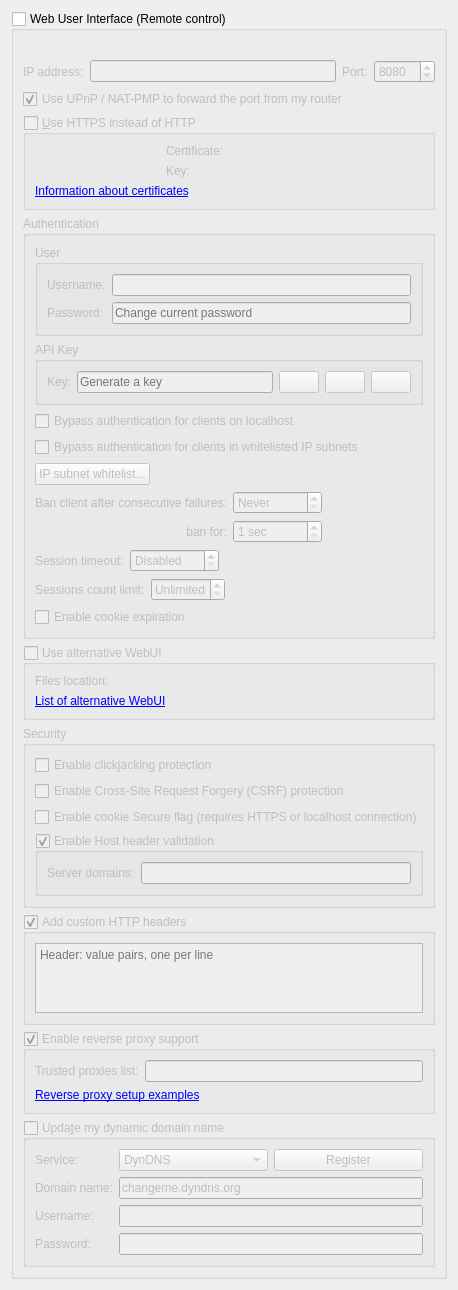
          <widget class="QWidget" name="scrollAreaWidgetContents_7">
           <property name="geometry">
            <rect>
             <x>0</x>
             <y>0</y>
             <width>382</width>
             <height>1045</height>
            </rect>
           </property>
           <layout class="QVBoxLayout" name="verticalLayout_23">
            <item>
             <widget class="QGroupBox" name="checkWebUI">
              <property name="title">
               <string>Web User Interface (Remote control)</string>
              </property>
              <property name="checkable">
               <bool>true</bool>
              </property>
              <property name="checked">
               <bool>false</bool>
              </property>
              <layout class="QVBoxLayout" name="verticalLayout_2">
               <item>
                <widget class="QLabel" name="labelWebUIError">
                 <property name="font">
                  <font>
                   <italic>true</italic>
                  </font>
                 </property>
                 <property name="text">
                  <string/>
                 </property>
                </widget>
               </item>
               <item>
                <layout class="QHBoxLayout" name="horizontalLayout_2">
                 <item>
                  <widget class="QLabel" name="lblWebUIAddress">
                   <property name="text">
                    <string>IP address:</string>
                   </property>
                  </widget>
                 </item>
                 <item>
                  <widget class="QLineEdit" name="textWebUIAddress">
                   <property name="toolTip">
                    <string>IP address that the Web UI will bind to.
Specify an IPv4 or IPv6 address. You can specify &quot;0.0.0.0&quot; for any IPv4 address,
&quot;::&quot; for any IPv6 address, or &quot;*&quot; for both IPv4 and IPv6.</string>
                   </property>
                  </widget>
                 </item>
                 <item>
                  <widget class="QLabel" name="lblWebUIPort">
                   <property name="text">
                    <string>Port:</string>
                   </property>
                  </widget>
                 </item>
                 <item>
                  <widget class="QSpinBox" name="spinWebUIPort">
                   <property name="minimum">
                    <number>1</number>
                   </property>
                   <property name="maximum">
                    <number>65535</number>
                   </property>
                   <property name="value">
                    <number>8080</number>
                   </property>
                  </widget>
                 </item>
                </layout>
               </item>
               <item>
                <widget class="QCheckBox" name="checkWebUIUPnP">
                 <property name="text">
                  <string>Use UPnP / NAT-PMP to forward the port from my router</string>
                 </property>
                 <property name="checked">
                  <bool>true</bool>
                 </property>
                </widget>
               </item>
               <item>
                <widget class="QGroupBox" name="checkWebUIHttps">
                 <property name="title">
                  <string>&amp;Use HTTPS instead of HTTP</string>
                 </property>
                 <property name="checkable">
                  <bool>true</bool>
                 </property>
                 <property name="checked">
                  <bool>false</bool>
                 </property>
                 <layout class="QGridLayout" name="gridLayout_11">
                  <item row="0" column="0">
                   <widget class="QLabel" name="lblSslCertStatus"/>
                  </item>
                  <item row="0" column="1">
                   <widget class="QLabel" name="lblWebUICrt">
                    <property name="text">
                     <string>Certificate:</string>
                    </property>
                   </widget>
                  </item>
                  <item row="0" column="2">
                   <widget class="FileSystemPathLineEdit" name="textWebUIHttpsCert" native="true"/>
                  </item>
                  <item row="1" column="0">
                   <widget class="QLabel" name="lblSslKeyStatus"/>
                  </item>
                  <item row="1" column="1">
                   <widget class="QLabel" name="lblWebUIKey">
                    <property name="text">
                     <string>Key:</string>
                    </property>
                   </widget>
                  </item>
                  <item row="1" column="2">
                   <widget class="FileSystemPathLineEdit" name="textWebUIHttpsKey" native="true"/>
                  </item>
                  <item row="2" column="0" colspan="3">
                   <widget class="QLabel" name="lblWebUICertInfo">
                    <property name="text">
                     <string>&lt;a href=https://httpd.apache.org/docs/current/ssl/ssl_faq.html#aboutcerts&gt;Information about certificates&lt;/a&gt;</string>
                    </property>
                    <property name="openExternalLinks">
                     <bool>true</bool>
                    </property>
                    <property name="textInteractionFlags">
                     <set>Qt::TextInteractionFlag::LinksAccessibleByKeyboard|Qt::TextInteractionFlag::LinksAccessibleByMouse</set>
                    </property>
                   </widget>
                  </item>
                 </layout>
                </widget>
               </item>
               <item>
                <widget class="QGroupBox" name="groupWebUIAuth">
                 <property name="title">
                  <string>Authentication</string>
                 </property>
                 <layout class="QVBoxLayout" name="verticalLayout_35">
                  <item>
                   <widget class="QGroupBox" name="groupWebUIUser">
                    <property name="title">
                     <string>User</string>
                    </property>
                    <layout class="QGridLayout" name="gridLayoutUser">
                     <item row="0" column="0">
                      <widget class="QLabel" name="lblWebUIUsername">
                       <property name="text">
                        <string>Username:</string>
                       </property>
                      </widget>
                     </item>
                     <item row="0" column="1">
                      <widget class="QLineEdit" name="textWebUIUsername"/>
                     </item>
                     <item row="1" column="0">
                      <widget class="QLabel" name="lblWebUIPassword">
                       <property name="text">
                        <string>Password:</string>
                       </property>
                      </widget>
                     </item>
                     <item row="1" column="1">
                      <widget class="QLineEdit" name="textWebUIPassword">
                       <property name="echoMode">
                        <enum>QLineEdit::EchoMode::Password</enum>
                       </property>
                       <property name="placeholderText">
                        <string>Change current password</string>
                       </property>
                      </widget>
                     </item>
                    </layout>
                   </widget>
                  </item>
                  <item>
                   <widget class="QGroupBox" name="groupWebUIAPIKey">
                    <property name="title">
                     <string>API Key</string>
                    </property>
                    <layout class="QGridLayout" name="gridLayoutAPIKey">
                     <item row="0" column="0">
                      <widget class="QLabel" name="lblWebUIAPIKey">
                       <property name="text">
                        <string>Key:</string>
                       </property>
                      </widget>
                     </item>
                     <item row="0" column="1">
                      <layout class="QHBoxLayout" name="horizontalLayoutAPIKey">
                       <item>
                        <widget class="QLineEdit" name="textWebUIAPIKey">
                         <property name="readOnly">
                          <bool>true</bool>
                         </property>
                         <property name="placeholderText">
                          <string>Generate a key</string>
                         </property>
                        </widget>
                       </item>
                       <item>
                        <widget class="QPushButton" name="btnWebUIAPIKeyCopy">
                         <property name="enabled">
                          <bool>false</bool>
                         </property>
                         <property name="toolTip">
                          <string>Copy API key</string>
                         </property>
                         <property name="icon">
                          <iconset>
                           <normaloff>:/icons/edit-copy.svg</normaloff>:/icons/edit-copy.svg</iconset>
                         </property>
                        </widget>
                       </item>
                       <item>
                        <widget class="QPushButton" name="btnWebUIAPIKeyRotate">
                         <property name="toolTip">
                          <string>Generate API key</string>
                         </property>
                         <property name="icon">
                          <iconset>
                           <normaloff>:/icons/view-refresh.svg</normaloff>:/icons/view-refresh.svg</iconset>
                         </property>
                        </widget>
                       </item>
                       <item>
                        <widget class="QPushButton" name="btnWebUIAPIKeyDelete">
                         <property name="toolTip">
                          <string>Delete API key</string>
                         </property>
                         <property name="icon">
                          <iconset>
                           <normaloff>:/icons/list-remove.svg</normaloff>:/icons/list-remove.svg</iconset>
                         </property>
                        </widget>
                       </item>
                      </layout>
                     </item>
                    </layout>
                   </widget>
                  </item>
                  <item>
                   <widget class="QCheckBox" name="checkBypassLocalAuth">
                    <property name="text">
                     <string>Bypass authentication for clients on localhost</string>
                    </property>
                   </widget>
                  </item>
                  <item>
                   <widget class="QCheckBox" name="checkBypassAuthSubnetWhitelist">
                    <property name="text">
                     <string>Bypass authentication for clients in whitelisted IP subnets</string>
                    </property>
                   </widget>
                  </item>
                  <item>
                   <widget class="QPushButton" name="IPSubnetWhitelistButton">
                    <property name="sizePolicy">
                     <sizepolicy hsizetype="Fixed" vsizetype="Fixed">
                      <horstretch>0</horstretch>
                      <verstretch>0</verstretch>
                     </sizepolicy>
                    </property>
                    <property name="text">
                     <string>IP subnet whitelist...</string>
                    </property>
                   </widget>
                  </item>
                  <item>
                   <layout class="QGridLayout" name="gridLayout_10">
                    <item row="0" column="0">
                     <widget class="QLabel" name="lblBanCounter">
                      <property name="text">
                       <string>Ban client after consecutive failures:</string>
                      </property>
                     </widget>
                    </item>
                    <item row="0" column="1">
                     <widget class="QSpinBox" name="spinBanCounter">
                      <property name="specialValueText">
                       <string>Never</string>
                      </property>
                      <property name="maximum">
                       <number>2147483647</number>
                      </property>
                     </widget>
                    </item>
                    <item row="0" column="2">
                     <spacer name="horizontalSpacer_15">
                      <property name="orientation">
                       <enum>Qt::Orientation::Horizontal</enum>
                      </property>
                      <property name="sizeHint" stdset="0">
                       <size>
                        <width>40</width>
                        <height>20</height>
                       </size>
                      </property>
                     </spacer>
                    </item>
                    <item row="1" column="0">
                     <widget class="QLabel" name="lblBanDuration">
                      <property name="text">
                       <string>ban for:</string>
                      </property>
                      <property name="alignment">
                       <set>Qt::AlignmentFlag::AlignRight|Qt::AlignmentFlag::AlignTrailing|Qt::AlignmentFlag::AlignVCenter</set>
                      </property>
                     </widget>
                    </item>
                    <item row="1" column="1">
                     <widget class="QSpinBox" name="spinBanDuration">
                      <property name="suffix">
                       <string> sec</string>
                      </property>
                      <property name="minimum">
                       <number>1</number>
                      </property>
                      <property name="maximum">
                       <number>2147483647</number>
                      </property>
                     </widget>
                    </item>
                   </layout>
                  </item>
                  <item>
                   <layout class="QHBoxLayout" name="horizontalLayout_13">
                    <item>
                     <widget class="QLabel" name="lblSessionTimeout">
                      <property name="text">
                       <string>Session timeout:</string>
                      </property>
                     </widget>
                    </item>
                    <item>
                     <widget class="QSpinBox" name="spinSessionTimeout">
                      <property name="specialValueText">
                       <string>Disabled</string>
                      </property>
                      <property name="suffix">
                       <string> sec</string>
                      </property>
                      <property name="maximum">
                       <number>2147483647</number>
                      </property>
                     </widget>
                    </item>
                    <item>
                     <spacer name="horizontalSpacer_11">
                      <property name="orientation">
                       <enum>Qt::Orientation::Horizontal</enum>
                      </property>
                      <property name="sizeHint" stdset="0">
                       <size>
                        <width>40</width>
                        <height>20</height>
                       </size>
                      </property>
                     </spacer>
                    </item>
                   </layout>
                  </item>
                  <item>
                   <layout class="QHBoxLayout" name="layoutWebUISessionsCountLimit">
                    <item>
                     <widget class="QLabel" name="labelWebUISessionsCountLimit">
                      <property name="text">
                       <string>Sessions count limit:</string>
                      </property>
                     </widget>
                    </item>
                    <item>
                     <widget class="QSpinBox" name="spinBoxWebUISessionsCountLimit">
                      <property name="specialValueText">
                       <string>Unlimited</string>
                      </property>
                      <property name="maximum">
                       <number>2147483647</number>
                      </property>
                     </widget>
                    </item>
                    <item>
                     <spacer name="spacerWebUISessionsCountLimit">
                      <property name="orientation">
                       <enum>Qt::Orientation::Horizontal</enum>
                      </property>
                      <property name="sizeHint" stdset="0">
                       <size>
                        <width>40</width>
                        <height>20</height>
                       </size>
                      </property>
                     </spacer>
                    </item>
                   </layout>
                  </item>
                  <item>
                   <widget class="QCheckBox" name="enableCookieExpiration">
                    <property name="text">
                     <string>Enable cookie expiration</string>
                    </property>
                   </widget>
                  </item>
                 </layout>
                </widget>
               </item>
               <item>
                <widget class="QGroupBox" name="groupAltWebUI">
                 <property name="title">
                  <string>Use alternative WebUI</string>
                 </property>
                 <property name="checkable">
                  <bool>true</bool>
                 </property>
                 <property name="checked">
                  <bool>false</bool>
                 </property>
                 <layout class="QVBoxLayout" name="verticalLayout_41">
                  <item>
                   <layout class="QHBoxLayout" name="horizontalLayout_5">
                    <item>
                     <widget class="QLabel" name="labelWebUIRootFolder">
                      <property name="text">
                       <string>Files location:</string>
                      </property>
                     </widget>
                    </item>
                    <item>
                     <widget class="FileSystemPathLineEdit" name="textWebUIRootFolder" native="true"/>
                    </item>
                   </layout>
                  </item>
                  <item>
                   <widget class="QLabel" name="lblAltWebUIList">
                    <property name="text">
                     <string>&lt;a href=&quot;https://github.com/qbittorrent/qBittorrent/wiki/List-of-known-alternate-WebUIs&quot;&gt;List of alternative WebUI&lt;/a&gt;</string>
                    </property>
                    <property name="openExternalLinks">
                     <bool>true</bool>
                    </property>
                    <property name="textInteractionFlags">
                     <set>Qt::TextInteractionFlag::LinksAccessibleByKeyboard|Qt::TextInteractionFlag::LinksAccessibleByMouse</set>
                    </property>
                   </widget>
                  </item>
                 </layout>
                </widget>
               </item>
               <item>
                <widget class="QGroupBox" name="groupBox_3">
                 <property name="title">
                  <string>Security</string>
                 </property>
                 <layout class="QVBoxLayout" name="verticalLayout_33">
                  <item>
                   <widget class="QCheckBox" name="checkClickjacking">
                    <property name="text">
                     <string>Enable clickjacking protection</string>
                    </property>
                   </widget>
                  </item>
                  <item>
                   <widget class="QCheckBox" name="checkCSRFProtection">
                    <property name="text">
                     <string>Enable Cross-Site Request Forgery (CSRF) protection</string>
                    </property>
                   </widget>
                  </item>
                  <item>
                   <widget class="QCheckBox" name="checkSecureCookie">
                    <property name="text">
                     <string>Enable cookie Secure flag (requires HTTPS or localhost connection)</string>
                    </property>
                   </widget>
                  </item>
                  <item>
                   <widget class="QGroupBox" name="groupHostHeaderValidation">
                    <property name="title">
                     <string>Enable Host header validation</string>
                    </property>
                    <property name="checkable">
                     <bool>true</bool>
                    </property>
                    <layout class="QVBoxLayout" name="verticalLayout_32">
                     <item>
                      <layout class="QHBoxLayout" name="horizontalLayout_10">
                       <item>
                        <widget class="QLabel" name="labelServerDomains">
                         <property name="text">
                          <string>Server domains:</string>
                         </property>
                        </widget>
                       </item>
                       <item>
                        <widget class="QLineEdit" name="textServerDomains">
                         <property name="toolTip">
                          <string>Whitelist for filtering HTTP Host header values.
In order to defend against DNS rebinding attack,
you should put in domain names used by WebUI server.

Use ';' to split multiple entries. Can use wildcard '*'.</string>
                         </property>
                        </widget>
                       </item>
                      </layout>
                     </item>
                    </layout>
                   </widget>
                  </item>
                 </layout>
                </widget>
               </item>
               <item>
                <widget class="QGroupBox" name="groupWebUIAddCustomHTTPHeaders">
                 <property name="title">
                  <string>Add custom HTTP headers</string>
                 </property>
                 <property name="checkable">
                  <bool>true</bool>
                 </property>
                 <layout class="QVBoxLayout" name="verticalLayout_8">
                  <item>
                   <widget class="QPlainTextEdit" name="textWebUICustomHTTPHeaders">
                    <property name="tabChangesFocus">
                     <bool>true</bool>
                    </property>
                    <property name="lineWrapMode">
                     <enum>QPlainTextEdit::LineWrapMode::NoWrap</enum>
                    </property>
                    <property name="placeholderText">
                     <string>Header: value pairs, one per line</string>
                    </property>
                   </widget>
                  </item>
                 </layout>
                </widget>
               </item>
               <item>
                <widget class="QGroupBox" name="groupEnableReverseProxySupport">
                 <property name="title">
                  <string>Enable reverse proxy support</string>
                 </property>
                 <property name="checkable">
                  <bool>true</bool>
                 </property>
                 <layout class="QVBoxLayout" name="verticalLayout_331">
                  <item>
                   <layout class="QHBoxLayout" name="horizontalLayout_131">
                    <item>
                     <widget class="QLabel" name="lblReverseProxiesList">
                      <property name="text">
                       <string>Trusted proxies list:</string>
                      </property>
                     </widget>
                    </item>
                    <item>
                     <widget class="QLineEdit" name="textTrustedReverseProxiesList">
                      <property name="toolTip">
                       <string>Specify reverse proxy IPs (or subnets, e.g. 0.0.0.0/24) in order to use forwarded client address (X-Forwarded-For header). Use ';' to split multiple entries.</string>
                      </property>
                     </widget>
                    </item>
                   </layout>
                  </item>
                  <item>
                   <widget class="QLabel" name="labelReverseProxyLink">
                    <property name="text">
                     <string>&lt;a href=https://github.com/qbittorrent/qBittorrent/wiki#reverse-proxy-setup-for-webui-access&gt;Reverse proxy setup examples&lt;/a&gt;</string>
                    </property>
                    <property name="openExternalLinks">
                     <bool>true</bool>
                    </property>
                    <property name="textInteractionFlags">
                     <set>Qt::TextInteractionFlag::LinksAccessibleByKeyboard|Qt::TextInteractionFlag::LinksAccessibleByMouse</set>
                    </property>
                   </widget>
                  </item>
                 </layout>
                </widget>
               </item>
               <item>
                <widget class="QGroupBox" name="checkDynDNS">
                 <property name="title">
                  <string>Upda&amp;te my dynamic domain name</string>
                 </property>
                 <property name="checkable">
                  <bool>true</bool>
                 </property>
                 <property name="checked">
                  <bool>false</bool>
                 </property>
                 <layout class="QFormLayout" name="formLayout_5">
                  <item row="0" column="0">
                   <widget class="QLabel" name="label_19">
                    <property name="text">
                     <string>Service:</string>
                    </property>
                   </widget>
                  </item>
                  <item row="0" column="1">
                   <layout class="QHBoxLayout" name="horizontalLayout_3">
                    <item>
                     <widget class="QComboBox" name="comboDNSService">
                      <item>
                       <property name="text">
                        <string notr="true">DynDNS</string>
                       </property>
                      </item>
                      <item>
                       <property name="text">
                        <string notr="true">No-IP</string>
                       </property>
                      </item>
                     </widget>
                    </item>
                    <item>
                     <widget class="QPushButton" name="registerDNSBtn">
                      <property name="text">
                       <string>Register</string>
                      </property>
                     </widget>
                    </item>
                   </layout>
                  </item>
                  <item row="1" column="0">
                   <widget class="QLabel" name="label_20">
                    <property name="text">
                     <string>Domain name:</string>
                    </property>
                   </widget>
                  </item>
                  <item row="1" column="1">
                   <widget class="QLineEdit" name="domainNameTxt">
                    <property name="text">
                     <string notr="true">changeme.dyndns.org</string>
                    </property>
                   </widget>
                  </item>
                  <item row="2" column="0">
                   <widget class="QLabel" name="label_21">
                    <property name="text">
                     <string>Username:</string>
                    </property>
                   </widget>
                  </item>
                  <item row="2" column="1">
                   <widget class="QLineEdit" name="DNSUsernameTxt"/>
                  </item>
                  <item row="3" column="0">
                   <widget class="QLabel" name="label_22">
                    <property name="text">
                     <string>Password:</string>
                    </property>
                   </widget>
                  </item>
                  <item row="3" column="1">
                   <widget class="QLineEdit" name="DNSPasswordTxt">
                    <property name="echoMode">
                     <enum>QLineEdit::EchoMode::Password</enum>
                    </property>
                   </widget>
                  </item>
                 </layout>
                </widget>
               </item>
              </layout>
             </widget>
            </item>
            <item>
             <spacer name="verticalSpacer">
              <property name="orientation">
               <enum>Qt::Orientation::Vertical</enum>
              </property>
              <property name="sizeHint" stdset="0">
               <size>
                <width>20</width>
                <height>40</height>
               </size>
              </property>
             </spacer>
            </item>
           </layout>
          </widget>
